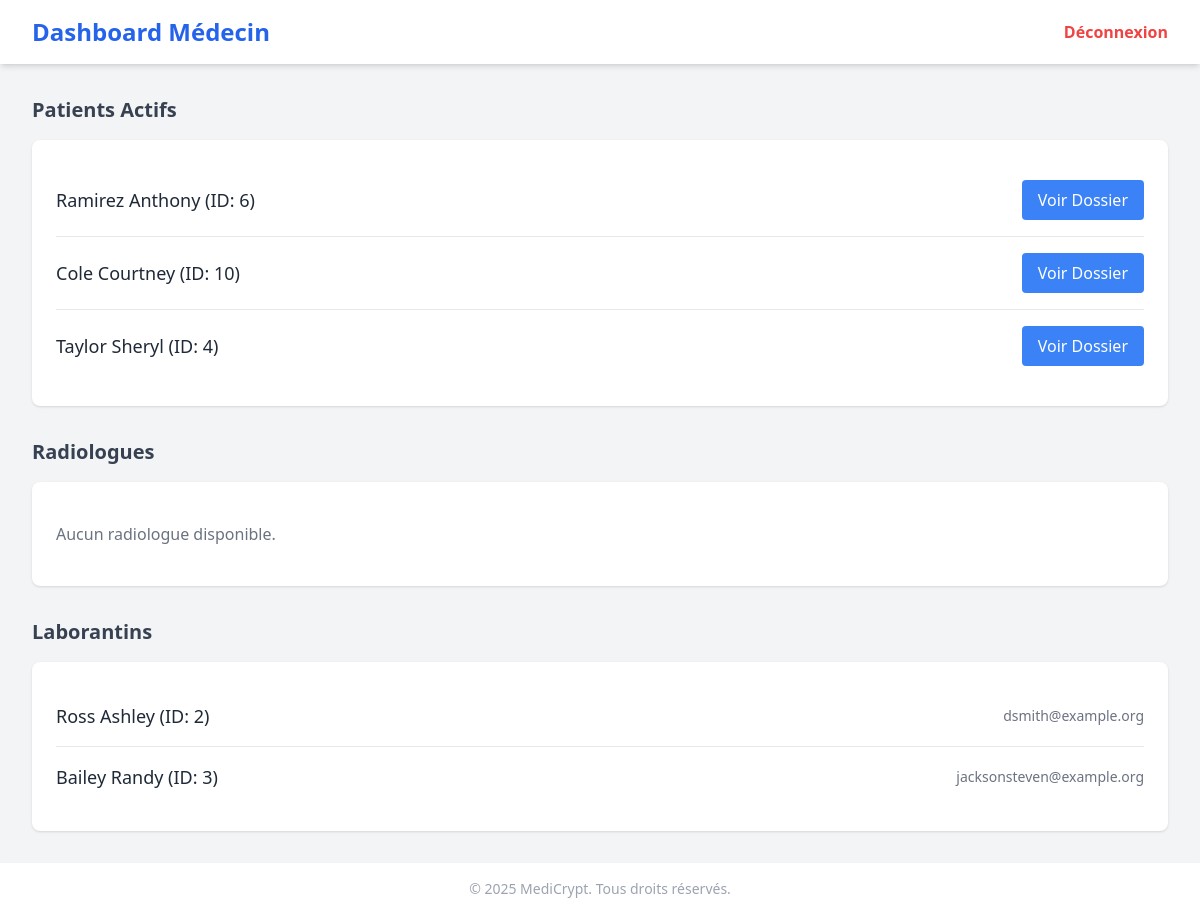
The page /dashboard_medecin (signed in) on the database as committed earlier.
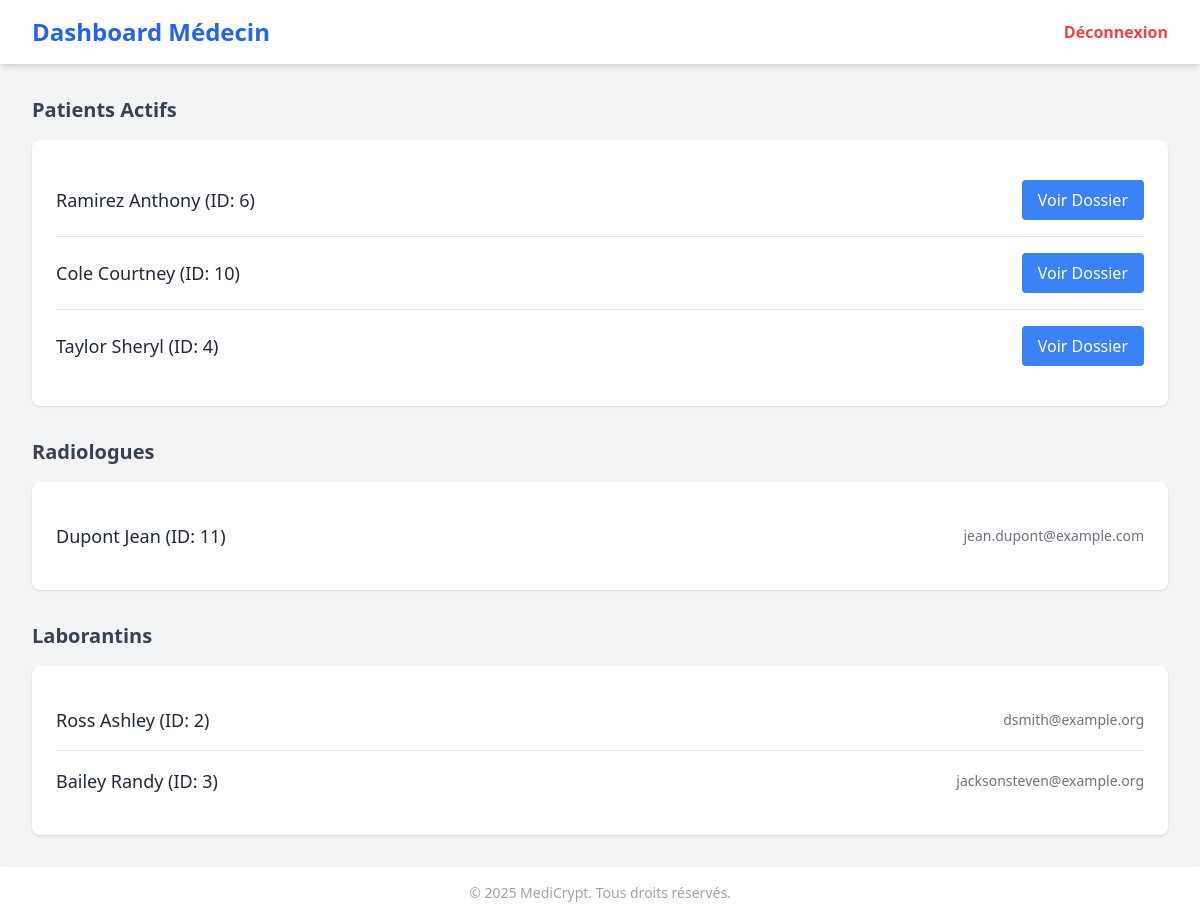
The same page on the database as committed later.
### models.py (models this page shows, shortened)
class Utilisateur(db.Model, UserMixin):
    ID_User = db.Column(db.Integer, primary_key=True)
    nom = db.Column(db.String(50))
    prenom = db.Column(db.String(50))
    pwd = db.Column(db.String(50))
    email = db.Column(db.String(50), unique=True)
    role = db.Column(db.Enum('Médecin', 'Radiologue', 'Laborantin', 'Patient', name='role_enum'))

### app.py (the view)
        @login_required
        def decorated_function(*args, **kwargs):
            if current_user.role != role:
                flash("Vous n'avez pas les autorisations nécessaires pour accéder à cette page.", "danger")
                return redirect(url_for('home'))
            return f(*args, **kwargs)

### app.py (called while the page is built)
@login_manager.user_loader
def load_user(user_id):
    return Utilisateur.query.get(int(user_id))

def role_required(role):
    def decorator(f):
        @login_required
        def decorated_function(*args, **kwargs):
            if current_user.role != role:
                flash("Vous n'avez pas les autorisations nécessaires pour accéder à cette page.", "danger")
                return redirect(url_for('home'))
            return f(*args, **kwargs)
        return decorated_function
    return decorator

@app.route('/dashboard_medecin', endpoint='dashboard_medecin')
@role_required('Médecin')
def dashboard_medecin():
    patients_actifs = db.session.query(Utilisateur).join(MedecinTraitant, Utilisateur.ID_User == MedecinTraitant.patient_ID) \
                        .filter(MedecinTraitant.medecin_ID == current_user.ID_User, MedecinTraitant.actif == True).all()
    radiologues = Utilisateur.query.filter_by(role="Radiologue").all()
    laborantins = Utilisateur.query.filter_by(role="Laborantin").all()
    return render_template(
        'medecin/dashboard_medecin.html',
        patients_actifs=patients_actifs,
        radiologues=radiologues,
        laborantins=laborantins
    )

### templates/medecin/dashboard_medecin.html (shortened to what this page needs)
<!DOCTYPE html>
<html lang="fr">
<head>
    <script src="https://cdn.tailwindcss.com"></script>
</head>
<body class="bg-gray-100 min-h-screen flex flex-col">
    <header class="bg-white shadow-md py-4 px-8 flex justify-between items-center">
        <h1 class="text-2xl font-bold text-blue-600">Dashboard Médecin</h1>
        <a href="{{ url_for('logout') }}"
            class="text-red-500 hover:text-red-700 font-semibold transition duration-300">Déconnexion</a>
    </header>
    <main class="flex-1 p-8 space-y-8">
        <section>
            <h2 class="text-xl font-semibold mb-4 text-gray-700">Patients Actifs</h2>
            <div class="bg-white rounded-lg shadow p-6">
                <ul class="divide-y divide-gray-200">
                    {% for patient in patients_actifs %}
                        <li class="py-4 flex justify-between items-center">
                            <div>
                                <p class="text-lg font-medium text-gray-800">
                                    {{ patient.nom }} {{ patient.prenom }} (ID: {{ patient.ID_User }})
                                </p>
                            </div>
                            <a href="{{ url_for('dossier_medical', patient_id=patient.ID_User) }}"
                                class="bg-blue-500 text-white px-4 py-2 rounded hover:bg-blue-600 transition">Voir Dossier</a>
                        </li>
                    {% else %}
                        <li class="py-4 text-gray-500">Aucun patient actif.</li>
                    {% endfor %}
                </ul>
            </div>
        </section>
        <section>
            <h2 class="text-xl font-semibold mb-4 text-gray-700">Radiologues</h2>
            <div class="bg-white rounded-lg shadow p-6">
                <ul class="divide-y divide-gray-200">
                    {% for radiologue in radiologues %}
                        <li class="py-4 flex justify-between items-center">
                            <p class="text-lg font-medium text-gray-800">
                                {{ radiologue.nom }} {{ radiologue.prenom }} (ID: {{ radiologue.ID_User }})
                            </p>
                            <span class="text-gray-500 text-sm">{{ radiologue.email }}</span>
                        </li>
                    {% else %}
                        <li class="py-4 text-gray-500">Aucun radiologue disponible.</li>
                    {% endfor %}
                </ul>
            </div>
        </section>
        <section>
            <h2 class="text-xl font-semibold mb-4 text-gray-700">Laborantins</h2>
            <div class="bg-white rounded-lg shadow p-6">
                <ul class="divide-y divide-gray-200">
                    {% for laborantin in laborantins %}
                        <li class="py-4 flex justify-between items-center">
                            <p class="text-lg font-medium text-gray-800">
                                {{ laborantin.nom }} {{ laborantin.prenom }} (ID: {{ laborantin.ID_User }})
                            </p>
                            <span class="text-gray-500 text-sm">{{ laborantin.email }}</span>
                        </li>
                    {% else %}
                        <li class="py-4 text-gray-500">Aucun laborantin disponible.</li>
                    {% endfor %}
                </ul>
            </div>
        </section>
    </main>
    <footer class="bg-white shadow-md py-4 text-center text-sm text-gray-400">
        &copy; 2025 MediCrypt. Tous droits réservés.
    </footer>
</body>
</html>

Rows that differ between the two databases and show on the page:
added Utilisateur: nom "Dupont", prenom "Jean", ID_User "11", email "jean.dupont@example.com", shown under "Radiologues"
Other text that changed with them:
text no longer shown: "Aucun radiologue disponible."
